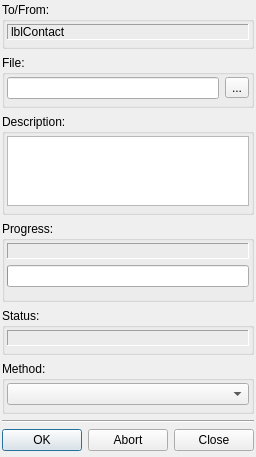
<?xml version="1.0" encoding="UTF-8"?>
<ui version="4.0">
 <class>StreamDialogClass</class>
 <widget class="QDialog" name="StreamDialogClass">
  <property name="geometry">
   <rect>
    <x>0</x>
    <y>0</y>
    <width>241</width>
    <height>397</height>
   </rect>
  </property>
  <property name="sizePolicy">
   <sizepolicy hsizetype="Expanding" vsizetype="Preferred">
    <horstretch>0</horstretch>
    <verstretch>0</verstretch>
   </sizepolicy>
  </property>
  <layout class="QVBoxLayout" name="verticalLayout_8">
   <property name="leftMargin">
    <number>2</number>
   </property>
   <property name="topMargin">
    <number>2</number>
   </property>
   <property name="rightMargin">
    <number>2</number>
   </property>
   <property name="bottomMargin">
    <number>6</number>
   </property>
   <item>
    <widget class="QGroupBox" name="grBoxContactLabel">
     <property name="sizePolicy">
      <sizepolicy hsizetype="Expanding" vsizetype="Preferred">
       <horstretch>0</horstretch>
       <verstretch>0</verstretch>
      </sizepolicy>
     </property>
     <property name="title">
      <string>To/From:</string>
     </property>
     <layout class="QVBoxLayout" name="verticalLayout_3">
      <property name="leftMargin">
       <number>2</number>
      </property>
      <property name="topMargin">
       <number>2</number>
      </property>
      <property name="rightMargin">
       <number>2</number>
      </property>
      <property name="bottomMargin">
       <number>6</number>
      </property>
      <item>
       <widget class="QLabel" name="lblContact">
        <property name="sizePolicy">
         <sizepolicy hsizetype="Expanding" vsizetype="Preferred">
          <horstretch>0</horstretch>
          <verstretch>0</verstretch>
         </sizepolicy>
        </property>
        <property name="frameShape">
         <enum>QFrame::Panel</enum>
        </property>
        <property name="frameShadow">
         <enum>QFrame::Sunken</enum>
        </property>
        <property name="text">
         <string>lblContact</string>
        </property>
        <property name="textFormat">
         <enum>Qt::RichText</enum>
        </property>
       </widget>
      </item>
     </layout>
    </widget>
   </item>
   <item>
    <widget class="QGroupBox" name="grBoxFile">
     <property name="title">
      <string>File:</string>
     </property>
     <layout class="QVBoxLayout" name="verticalLayout_4">
      <property name="leftMargin">
       <number>2</number>
      </property>
      <property name="topMargin">
       <number>2</number>
      </property>
      <property name="rightMargin">
       <number>2</number>
      </property>
      <property name="bottomMargin">
       <number>6</number>
      </property>
      <item>
       <layout class="QHBoxLayout" name="horizontalLayout">
        <item>
         <widget class="QLineEdit" name="lneFile"/>
        </item>
        <item>
         <widget class="QToolButton" name="tlbFile">
          <property name="text">
           <string>...</string>
          </property>
         </widget>
        </item>
       </layout>
      </item>
     </layout>
    </widget>
   </item>
   <item>
    <widget class="QGroupBox" name="grBoxDescript">
     <property name="sizePolicy">
      <sizepolicy hsizetype="Expanding" vsizetype="Preferred">
       <horstretch>0</horstretch>
       <verstretch>0</verstretch>
      </sizepolicy>
     </property>
     <property name="title">
      <string>Description:</string>
     </property>
     <layout class="QVBoxLayout" name="verticalLayout_5">
      <property name="leftMargin">
       <number>2</number>
      </property>
      <property name="topMargin">
       <number>2</number>
      </property>
      <property name="rightMargin">
       <number>2</number>
      </property>
      <property name="bottomMargin">
       <number>6</number>
      </property>
      <item>
       <widget class="QTextEdit" name="pteDescription">
        <property name="sizePolicy">
         <sizepolicy hsizetype="Expanding" vsizetype="Maximum">
          <horstretch>0</horstretch>
          <verstretch>0</verstretch>
         </sizepolicy>
        </property>
        <property name="maximumSize">
         <size>
          <width>16777215</width>
          <height>16777215</height>
         </size>
        </property>
       </widget>
      </item>
     </layout>
    </widget>
   </item>
   <item>
    <widget class="QGroupBox" name="grBoxProgress">
     <property name="sizePolicy">
      <sizepolicy hsizetype="Expanding" vsizetype="Preferred">
       <horstretch>0</horstretch>
       <verstretch>0</verstretch>
      </sizepolicy>
     </property>
     <property name="title">
      <string>Progress:</string>
     </property>
     <layout class="QVBoxLayout" name="verticalLayout_6">
      <property name="leftMargin">
       <number>2</number>
      </property>
      <property name="topMargin">
       <number>2</number>
      </property>
      <property name="rightMargin">
       <number>2</number>
      </property>
      <property name="bottomMargin">
       <number>6</number>
      </property>
      <item>
       <layout class="QVBoxLayout" name="verticalLayout">
        <property name="bottomMargin">
         <number>6</number>
        </property>
        <item>
         <widget class="QLabel" name="lblProgress">
          <property name="sizePolicy">
           <sizepolicy hsizetype="Expanding" vsizetype="Preferred">
            <horstretch>0</horstretch>
            <verstretch>0</verstretch>
           </sizepolicy>
          </property>
          <property name="frameShape">
           <enum>QFrame::Panel</enum>
          </property>
          <property name="frameShadow">
           <enum>QFrame::Sunken</enum>
          </property>
          <property name="textFormat">
           <enum>Qt::PlainText</enum>
          </property>
         </widget>
        </item>
        <item>
         <widget class="QProgressBar" name="pgbPrgress"/>
        </item>
       </layout>
      </item>
     </layout>
    </widget>
   </item>
   <item>
    <widget class="QGroupBox" name="grBoxStatus">
     <property name="sizePolicy">
      <sizepolicy hsizetype="Expanding" vsizetype="Preferred">
       <horstretch>0</horstretch>
       <verstretch>0</verstretch>
      </sizepolicy>
     </property>
     <property name="title">
      <string>Status:</string>
     </property>
     <layout class="QVBoxLayout" name="verticalLayout_7">
      <property name="leftMargin">
       <number>2</number>
      </property>
      <property name="topMargin">
       <number>2</number>
      </property>
      <property name="rightMargin">
       <number>2</number>
      </property>
      <property name="bottomMargin">
       <number>6</number>
      </property>
      <item>
       <widget class="QLabel" name="lblStatus">
        <property name="sizePolicy">
         <sizepolicy hsizetype="Expanding" vsizetype="Preferred">
          <horstretch>0</horstretch>
          <verstretch>0</verstretch>
         </sizepolicy>
        </property>
        <property name="frameShape">
         <enum>QFrame::Panel</enum>
        </property>
        <property name="frameShadow">
         <enum>QFrame::Sunken</enum>
        </property>
        <property name="textFormat">
         <enum>Qt::PlainText</enum>
        </property>
       </widget>
      </item>
     </layout>
    </widget>
   </item>
   <item>
    <widget class="QGroupBox" name="grBoxMethod">
     <property name="sizePolicy">
      <sizepolicy hsizetype="Expanding" vsizetype="Preferred">
       <horstretch>0</horstretch>
       <verstretch>0</verstretch>
      </sizepolicy>
     </property>
     <property name="title">
      <string>Method:</string>
     </property>
     <layout class="QVBoxLayout" name="verticalLayout_2">
      <property name="spacing">
       <number>6</number>
      </property>
      <property name="leftMargin">
       <number>2</number>
      </property>
      <property name="topMargin">
       <number>2</number>
      </property>
      <property name="rightMargin">
       <number>2</number>
      </property>
      <property name="bottomMargin">
       <number>6</number>
      </property>
      <item>
       <widget class="QComboBox" name="cmbMethod">
        <property name="sizePolicy">
         <sizepolicy hsizetype="Expanding" vsizetype="Fixed">
          <horstretch>0</horstretch>
          <verstretch>0</verstretch>
         </sizepolicy>
        </property>
       </widget>
      </item>
     </layout>
    </widget>
   </item>
   <item>
    <widget class="Line" name="line">
     <property name="sizePolicy">
      <sizepolicy hsizetype="Expanding" vsizetype="Fixed">
       <horstretch>0</horstretch>
       <verstretch>0</verstretch>
      </sizepolicy>
     </property>
     <property name="orientation">
      <enum>Qt::Horizontal</enum>
     </property>
    </widget>
   </item>
   <item>
    <widget class="QDialogButtonBox" name="bbxButtons">
     <property name="standardButtons">
      <set>QDialogButtonBox::Abort|QDialogButtonBox::Close|QDialogButtonBox::Ok</set>
     </property>
    </widget>
   </item>
  </layout>
 </widget>
 <layoutdefault spacing="6" margin="11"/>
 <tabstops>
  <tabstop>lneFile</tabstop>
  <tabstop>tlbFile</tabstop>
  <tabstop>bbxButtons</tabstop>
 </tabstops>
 <resources/>
 <connections/>
</ui>
